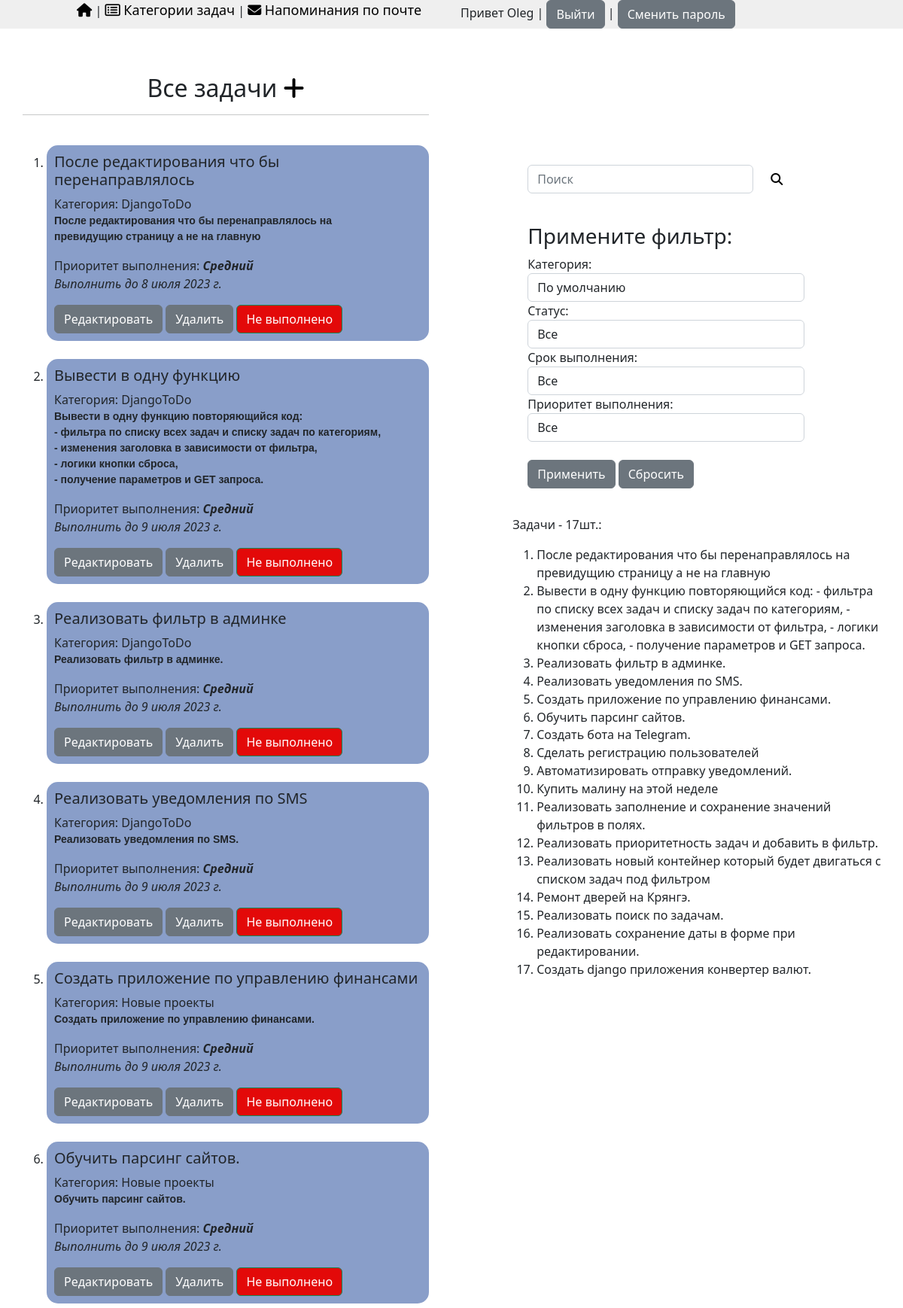
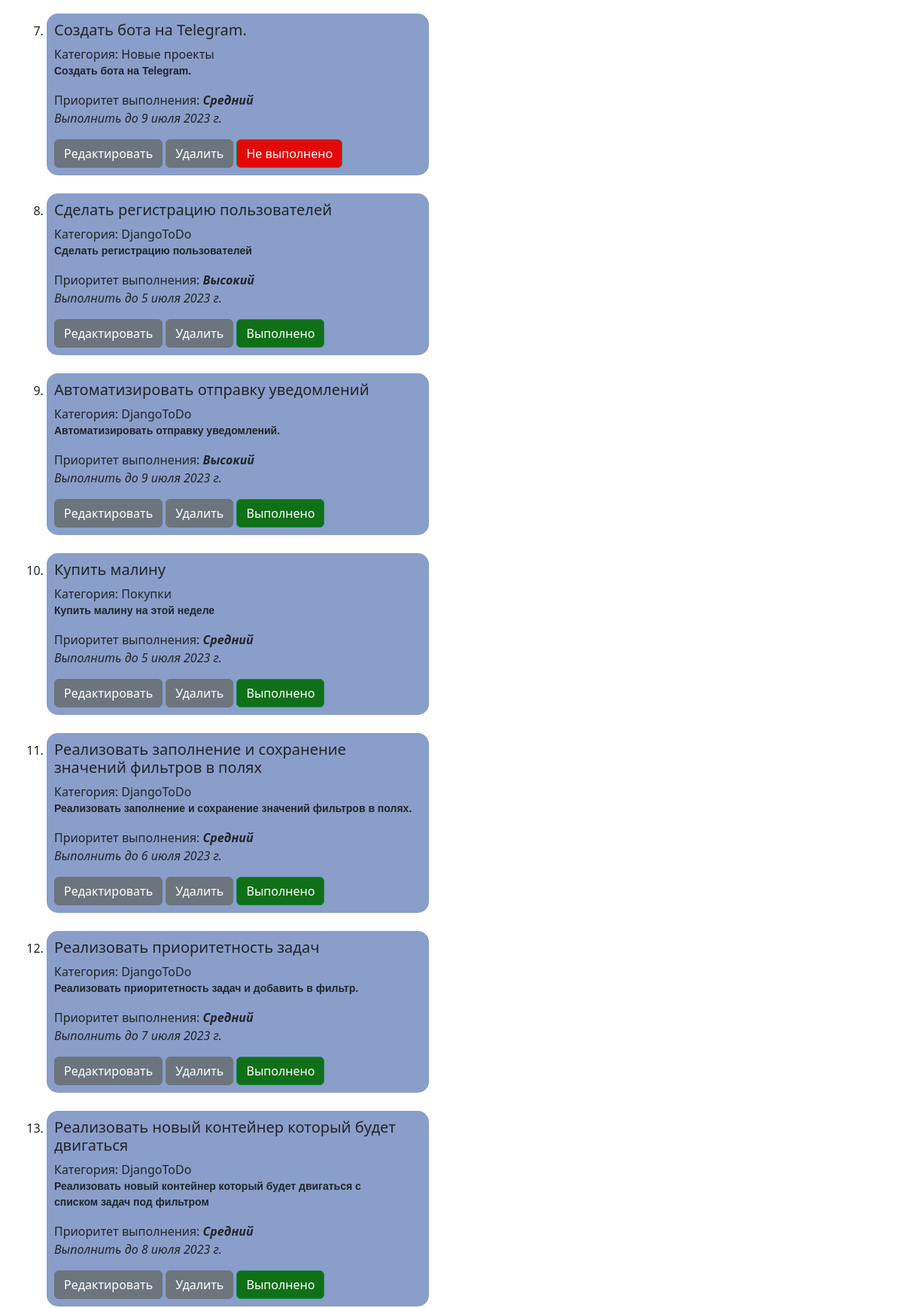
Screenshot of /tasks/list (signed in, upper part) with the database file from the repository (2 pictures, top to bottom).
### myapp/models.py (models this page shows, shortened)
class Task(models.Model):
    PRIORITIES = [
        ('высокий', 'Высокий'),
        ('средний', 'Средний'),
        ('низкий', 'Низкий'),
    ]
    title = models.CharField('Заголовок', max_length=100)
    description = models.TextField('Текст задания')
    category = models.ForeignKey(Category, on_delete=models.CASCADE, related_name='tasks', verbose_name='Категория')
    create = models.DateTimeField('Создано', auto_now_add=True)
    due_date = models.DateField('Срок выполнения')
    completed = models.BooleanField('Статус выполнения', default=False)
    user = models.ForeignKey(User, on_delete=models.CASCADE, verbose_name='Пользователь')
    priority = models.CharField('Приоритет', max_length=20, choices=PRIORITIES, default='средний')
    class Meta:
        verbose_name = 'Задача'
        verbose_name_plural = 'Задачи'
        ordering = [
            'completed',  # Сортировка по полю completed (невыполненные задачи будут первыми)
            Case(
                When(priority='высокий', then=0),
                When(priority='средний', then=1),
                When(priority='низкий', then=2),
              ),
            'due_date'
        ]

class Category(models.Model):
    user = models.ForeignKey(User, on_delete=models.CASCADE, verbose_name='Пользователь')
    name = models.CharField('Имя', max_length=50)
    class Meta:
        verbose_name = 'Категория'
        verbose_name_plural = 'Категории'
    def __str__(self):
        return self.name

### myapp/views.py (the view, shortened to what this page needs)
# urls.py: path('list', views.list_tasks, name='list'),  # вариант 1 на базе функции
@login_required  # декоратор разрешает доступ к вюхе только для авторизированных пользователей
def list_tasks(request):
    category_id = request.GET.get('category')
    if category_id:
        try:
            category_id = int(category_id)
        except (ValueError, TypeError):
            pass
    status = request.GET.get('status')
    due_date = request.GET.get('due_date')
    priority = request.GET.get('priority')
    query = request.GET.get('query')  # Получаем поисковый запрос из GET-параметров
    reset = request.GET.get('reset')
    if reset == "true":
        category_id = None
        status = None
        due_date = None
        priority = None
    tasks = Task.objects.filter(user=request.user)
    categories = Category.objects.filter(user=request.user)
    if query:
        tasks = tasks.filter(Q(description__icontains=query) | Q(description__icontains=query.capitalize()))
    if category_id:
        tasks = tasks.filter(category_id=category_id)
    if status:
        tasks = tasks.filter(completed=(status == 'Выполнено'))  # вывод результата фильтрации в зависимости
    page_title = "Задачи"
    if category_id:
        category = Category.objects.get(id=category_id)
        page_title += f" - {category.name}"
    if status:
        page_title += f" - {status.capitalize()}"
    if due_date:
        page_title += f" - {due_date.capitalize()}"
    if priority:
        page_title += f" - {priority.capitalize()}"
    if page_title == "Задачи":
        page_title = "Все задачи"
    context = {
        'category_id': category_id,
        'status': status,
        'due_date': due_date,
        'priority': priority,
        'tasks': tasks,
        'categories': categories,
        'page_title': page_title
    }
    return render(request, 'myapp/task/list_tasks.html', context)

### myapp/templates/myapp/task/list_tasks.html (shortened to what this page needs)
{% extends "myapp/base.html" %}
{% block content %}
<h2 id="TitleTasks" > {{ page_title }}  <a href="{% url 'create' %}"><i class="fa-solid fa-plus"></i></a></h2><hr>
<ol>
    {% for task in tasks %}<br>
    <li id="list">
        <h5>{{task.title}}</h5>
        Категория: {{task.category}}<br>
        <b><pre>{{task.description}}</pre></b>
        Приоритет выполнения: <b style="font-style: italic;">{{task.priority|title}}</b>
        <p id="date">Выполнить до {{task.due_date}}</p>
        <a class="btn btn-secondary" href="{% url 'edit' pk=task.id %}">Редактировать</a>
        <a class="btn btn-secondary" href="{% url 'delete' pk=task.id %}">Удалить</a>
        {% if task.completed %}
            <a class="btn btn-success" id="green" href="{% url 'status' id_task=task.id %}">Выполнено</a>
        {% else %}
            <a class="btn btn-success" id="red" href="{% url 'status' id_task=task.id %}">Не выполнено</a>
        {% endif %}
    </li>
    {% endfor %}
</ol>
    <div id="sidebar">
          <div id="filter">
              {% include "myapp/task/search.html" %}<br>
              <form method="GET">
                  <h3>Примените фильтр:</h3>
                  <label for="category">Категория:</label>
                  <select  class="form-control" name="category" id="category">
                      <option value="">По умолчанию</option>
                  </select>
                  <label for="status">Статус:</label>
                  <select class="form-control" name="status" id="status">
                      <option value="">Все</option>
                  </select>
                  <label for="due_date">Срок выполнения:</label>
                  <select class="form-control" name="due_date" id="due_date">
                      <option value="">Все</option>
                  </select>
                  <label for="priority">Приоритет выполнения:</label>
                  <select class="form-control" name="priority" id="priority">
                      <option value="">Все</option>
                  </select><br>
                  <button class="btn btn-secondary" type="submit">Применить</button>
                  <button class="btn btn-secondary" type="submit" name="reset" value="true">Сбросить</button>
              </form>
    </div>
    <div class="sidebar1">
        <p>Задачи - {{tasks.count}}шт.:</p>
        <ol>
            {% for task in tasks %}
            <li>{{ task.description }}</li>
            {% endfor %}
        </ol>
    </div>
    </div>
{% endblock %}

### myapp/templates/myapp/base.html (shortened to what this page needs)
{% load static %}
<html lang="ru">
<head>
    <link rel="stylesheet" href="https://cdn.jsdelivr.net/npm/bootstrap@5.2.3/dist/css/bootstrap.min.css">
    <link rel="stylesheet" href="{% static 'myapp/css/task.css' %}">
    <link rel="stylesheet" href="https://use.fontawesome.com/releases/v6.4.0/css/all.css">
</head>
<body>
     <div class="conteiner">
        <div class="row">
            <div class="col-1"></div>
                <div class="col-5"><a  style="text-decoration:none; font-size:18px;" href="{% url 'list' %}"><i class="fa-solid fa-house"></i></a> |
                    <a style="text-decoration:none; font-size:18px;" href="{% url 'list_categories' %}"><i class="fa-regular fa-rectangle-list"></i> Категории задач</a> |
                    <a style="text-decoration:none; font-size:18px;" href="{% url 'send_notifications' %}"><i class="fa-solid fa-envelope"></i> Напоминания по почте</a>
                </div>
            <div class="col-6">
                {% if user.is_authenticated %}
              Привет {{user.username}} | <a class="btn btn-secondary" href="{% url 'logout' %}">Выйти</a> |
              <a class="btn btn-secondary" href="{% url 'password_change' %}">Сменить пароль</a>
              {% else %}
              <a class="btn btn-secondary" href="{% url 'login' %}">Войти</a> |
              <a class="btn btn-secondary" href="{% url 'register'%}">
              Регистрация</a>
              {% endif %}
            </div>
        </div>
     </div>
     <div id="content">
        {% block content %}
        {% endblock %}
     </div>
</body>
</html>

### myapp/static/myapp/css/task.css (style rules this page uses)
#list { padding:10px; background:#899ec9; border-radius:15px }
#TitleTasks { width:100%; text-align:center; }
#red { background:#e30909; }
#green { background:#107018; }
#date { font-style:italic; }
form { width:80%; }
#content { float:left; width:50%; padding:60px 30px 0px 30px; }
#sidebar { right:-0.1%; top:4%; width:45%; height:50%; padding:20px; position: fixed; }
#filter { padding:20px; }
.conteiner { width:100%; background:#efefef; position: float; }
pre { font-family: Arial, sans-serif; }
i,a { color: black; text-decoration: none; transition: transform .2s ease ; }

### rows the page displays
Task: title "После редактирования что бы перенаправлялось", category "DjangoToDo", description "После редактирования что бы перенаправлялось на превидущию страницу а не на главную", priority "Средний", due_date "8 июля 2023 г.", completed "Не выполнено"
Task: title "Вывести в одну функцию", category "DjangoToDo", description "Вывести в одну функцию повторяющийся код: - фильтра по списку всех задач и списку задач по категориям, - изменения заголовка в зависимости от фильтра, - логики кнопки сброса, - получение параметров и GET запроса.", priority "Средний", due_date "9 июля 2023 г.", completed "Не выполнено"
Task: title "Реализовать фильтр в админке", category "DjangoToDo", description "Реализовать фильтр в админке.", priority "Средний", due_date "9 июля 2023 г.", completed "Не выполнено"
Task: title "Реализовать уведомления по SMS", category "DjangoToDo", description "Реализовать уведомления по SMS.", priority "Средний", due_date "9 июля 2023 г.", completed "Не выполнено"
Task: title "Создать приложение по управлению финансами", category "Новые проекты", description "Создать приложение по управлению финансами.", priority "Средний", due_date "9 июля 2023 г.", completed "Не выполнено"
Task: title "Обучить парсинг сайтов.", category "Новые проекты", description "Обучить парсинг сайтов.", priority "Средний", due_date "9 июля 2023 г.", completed "Не выполнено"
Task: title "Создать бота на Telegram.", category "Новые проекты", description "Создать бота на Telegram.", priority "Средний", due_date "9 июля 2023 г.", completed "Не выполнено"
Task: title "Сделать регистрацию пользователей", category "DjangoToDo", description "Сделать регистрацию пользователей", priority "Высокий", due_date "5 июля 2023 г.", completed "Выполнено"
Task: title "Автоматизировать отправку уведомлений", category "DjangoToDo", description "Автоматизировать отправку уведомлений.", priority "Высокий", due_date "9 июля 2023 г.", completed "Выполнено"
Task: title "Купить малину", category "Покупки", description "Купить малину на этой неделе", priority "Средний", due_date "5 июля 2023 г.", completed "Выполнено"
Task: title "Реализовать заполнение и сохранение значений фильтров в полях", category "DjangoToDo", description "Реализовать заполнение и сохранение значений фильтров в полях.", priority "Средний", due_date "6 июля 2023 г.", completed "Выполнено"
Task: title "Реализовать приоритетность задач", category "DjangoToDo", description "Реализовать приоритетность задач и добавить в фильтр.", priority "Средний", due_date "7 июля 2023 г.", completed "Выполнено"
Task: title "Реализовать новый контейнер который будет двигаться", category "DjangoToDo", description "Реализовать новый контейнер который будет двигаться с списком задач под фильтром", priority "Средний", due_date "8 июля 2023 г.", completed "Выполнено"
Task: description "Ремонт дверей на Крянгэ."
Task: description "Реализовать поиск по задачам."
Task: description "Реализовать сохранение даты в форме при редактировании."
Task: description "Создать django приложения конвертер валют."

### other values shown
{{ user.username }} "Oleg"
{{ page_title }} "Все задачи"
{{ tasks.count }} "17"
